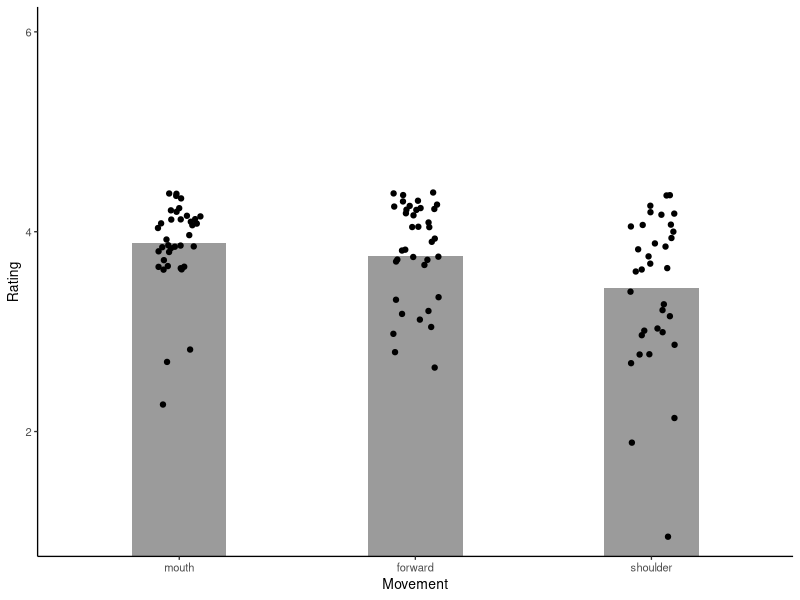
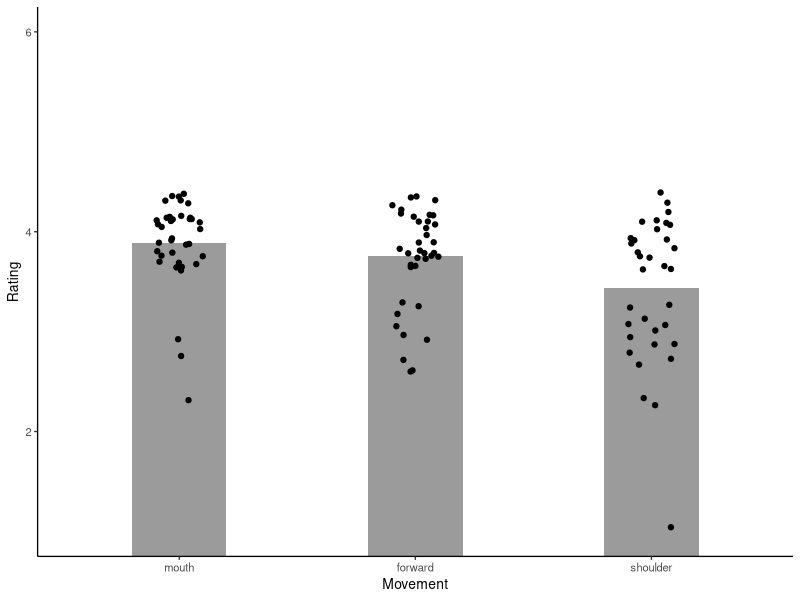

Generate these figures, in order, with R:
library(tidyverse)

mm2inch <- function(x){x / 25.4}

dev.new(width = mm2inch(90),
        height = mm2inch(90*4/5),
        noRStudioGD=TRUE)

set.seed(21)
read_delim('./sub-S01_task-graspingMotorImagery_events.tsv',
           delim = '\t') %>%
  filter(movtype == 'imagined' & rating !='n/a') %>%
  #select(movement, rating) %>%
  mutate(Movement = as_factor(movement),
         Rating   = as.numeric(rating)) %>%
  ggplot(aes(x = Movement, y = Rating)) +
  geom_bar(stat = 'summary',
           width = 0.4,
           alpha = 0.6) +
  geom_jitter(width = 0.1) +
  coord_cartesian(ylim = c(1, 6)) +
  theme_classic(base_size = 10)
  
ggsave(filename = "motion.svg",
       width = mm2inch(90),
       height = mm2inch(90*4/5),
       units = 'in',
       dpi = 300)


# for maintaining size in R graphics devices, see
# see https://stackoverflow.com/questions/44711236/set-the-size-of-ggsave-exactly

# for text modifications in Inkscape see
# https://graphicdesign.stackexchange.com/questions/160105/why-changing-font-size-only-changes-height
